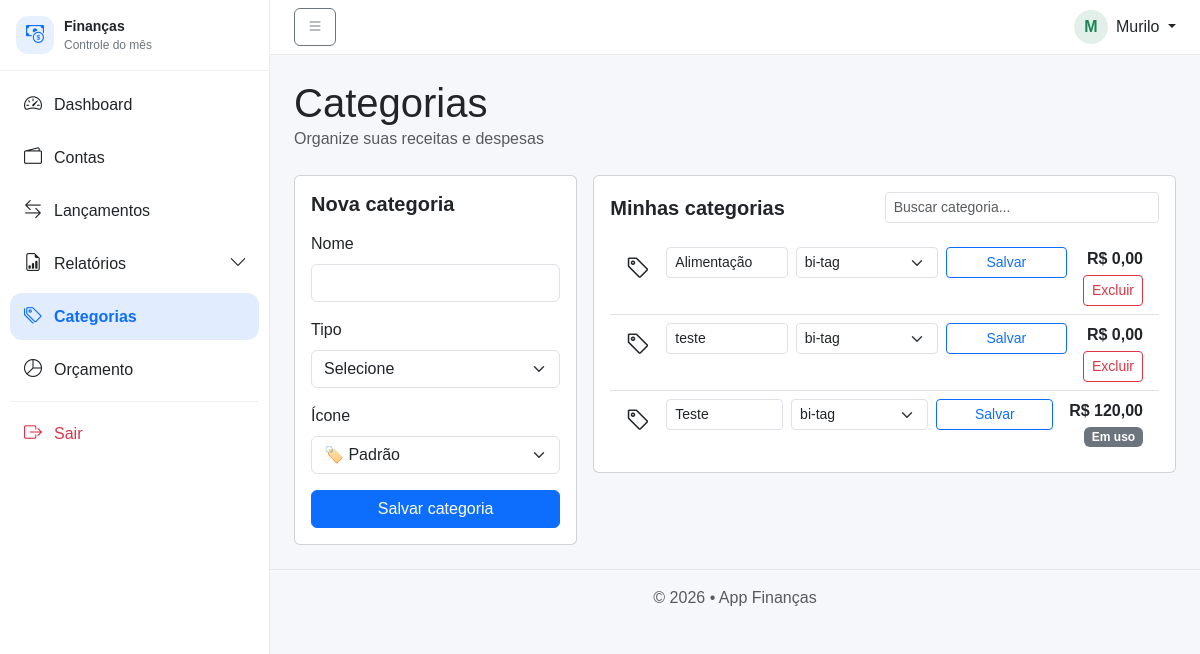
Screenshot of /public/?url=categorias (signed in) with the database file from the repository.
### tables this page shows
CREATE TABLE `categorias` (
  `id` int(11) NOT NULL,
  `id_usuario` int(11) NOT NULL,
  `nome` varchar(100) NOT NULL,
  `tipo` enum('R','D') NOT NULL,
  `criada_em` timestamp NOT NULL DEFAULT current_timestamp(),
  `icone` varchar(50) DEFAULT 'bi-tag'
);

### app/views/categorias/index.php (called while the page is built, shortened)
<?php
require __DIR__ . "/../layout.php";

### app/controllers/CategoriaController.php (called while the page is built, shortened)
<?php
require_once __DIR__ . '/../models/Categoria.php';
class CategoriaController
{
    public static function index($pdo)
    {
        $categorias = Categoria::allByUsuario(
            $pdo,
            $_SESSION['usuario']['id']
        );
        require '../app/views/categorias/index.php';
    }
}

### app/models/Categoria.php (called while the page is built, shortened)
<?php
class Categoria
{
    public static function allByUsuario($pdo, $idUsuario)
    {
        $stmt = $pdo->prepare("
            SELECT
                c.*,
                COALESCE(SUM(l.valor), 0) AS total
            FROM categorias c
            LEFT JOIN lancamentos l
                ON l.id_categoria = c.id
               AND l.id_usuario = c.id_usuario
            WHERE c.id_usuario = ?
            GROUP BY c.id
            ORDER BY c.nome
        ");
        $stmt->execute([$idUsuario]);
        return $stmt->fetchAll();
    }
    public static function canDelete($pdo, $idUsuario, $id)
    {
        $stmt = $pdo->prepare("
            SELECT COUNT(*)
            FROM lancamentos
            WHERE id_categoria = ? AND id_usuario = ?
        ");
        $stmt->execute([$id, $idUsuario]);
        return $stmt->fetchColumn() == 0;
    }
}

### app/views/categorias/index_content.php (the view, shortened to what this page needs)
<div class="d-flex justify-content-between align-items-center mb-4">
    <div>
        <h1 class="mb-0">Categorias</h1>
        <div class="text-muted">Organize suas receitas e despesas</div>
    </div>
</div>
<div class="row g-3">
<div class="col-lg-4">
    <div class="card h-100">
        <div class="card-body">
            <h5 class="fw-semibold mb-3">Nova categoria</h5>
            <form method="POST" action="/financas/public/?url=categorias-store">
                <div class="mb-3">
                    <label class="form-label">Nome</label>
                    <input name="nome" class="form-control" required>
                </div>
                <div class="mb-3">
                    <label class="form-label">Tipo</label>
                    <select name="tipo" class="form-select" required>
                        <option value="">Selecione</option>
                    </select>
                </div>
                <div class="mb-3">
                    <label class="form-label">Ícone</label>
                    <select name="icone" class="form-select">
                        <option value="bi-tag">🏷️ Padrão</option>
                    </select>
                </div>
                <button class="btn btn-primary w-100">
                    Salvar categoria
                </button>
            </form>
        </div>
    </div>
</div>
<div class="col-lg-8">
    <div class="card">
        <div class="card-body">
            <div class="d-flex justify-content-between align-items-center mb-3">
                <h5 class="fw-semibold mb-0">Minhas categorias</h5>
                <input type="text" id="buscaCategoria"
                       class="form-control form-control-sm w-50"
                       placeholder="Buscar categoria...">
            </div>
            <?php if (empty($categorias)): ?>
                <div class="text-muted">Nenhuma categoria cadastrada.</div>
            <?php else: ?>
                <div class="categoria-scroll-mobile">
                <div class="list-group list-group-flush">
<?php foreach ($categorias as $c): ?>
    <div class="list-group-item categoria-item"
         data-nome="<?= strtolower($c['nome']) ?>">
        <div class="d-flex flex-column flex-lg-row justify-content-between gap-3">
            <div class="d-flex align-items-start gap-3 flex-wrap flex-lg-nowrap w-100">
                <i class="bi <?= $c['icone'] ?> fs-4 mt-1"></i>
                <form method="POST"
                      action="/financas/public/?url=categorias-update"
                      class="d-flex flex-column flex-md-row gap-2 w-100">
                    <input name="nome"
                           class="form-control form-control-sm"
                           value="<?= htmlspecialchars($c['nome']) ?>">
                    <select name="icone" class="form-select form-select-sm">
                        <option value="<?= $c['icone'] ?>"><?= $c['icone'] ?></option>
                    </select>
                    <button class="btn btn-outline-primary btn-sm w-100 w-md-auto">
                        Salvar
                    </button>
                </form>
            </div>
            <div class="text-lg-end text-start">
                <div class="fw-semibold">
                    R$ <?= number_format($c['total'], 2, ',', '.') ?>
                </div>
                <?php if (Categoria::canDelete($pdo, $_SESSION['usuario']['id'], $c['id'])): ?>
                    <form method="POST"
                          action="/financas/public/?url=categorias-delete"
                          onsubmit="return confirm('Excluir categoria?')">
                        <button class="btn btn-outline-danger btn-sm w-100 w-lg-auto mt-1">
                            Excluir
                        </button>
                    </form>
                <?php else: ?>
                    <span class="badge bg-secondary mt-1">Em uso</span>
                <?php endif; ?>
            </div>
        </div>
    </div>
<?php endforeach; ?>
</div>
                </div>
            <?php endif; ?>
        </div>
    </div>
</div>
</div>
<link href="https://cdn.jsdelivr.net/npm/bootstrap-icons/font/bootstrap-icons.css" rel="stylesheet">

### public/css/app.css (style rules this page uses)
* { box-sizing: border-box; font-family: Arial, Helvetica, sans-serif; }
html, body { height: 100%; }
body { background: #f4f6f8; margin: 0; height: 100vh; align-items: center; justify-content: center; }
.list-group-item { white-space: nowrap; }

### app/views/layout.php (style rules this page uses)
body { background: #f6f7fb; }

### rows the page displays
categorias: nome "Alimentação", icone "bi-tag", total "0,00"
categorias: nome "teste", icone "bi-tag", total "0,00"
categorias: nome "Teste", icone "bi-tag", total "120,00", shows "Em uso"

### other values shown
$iniciais "M"
$nomeUser "Murilo"
